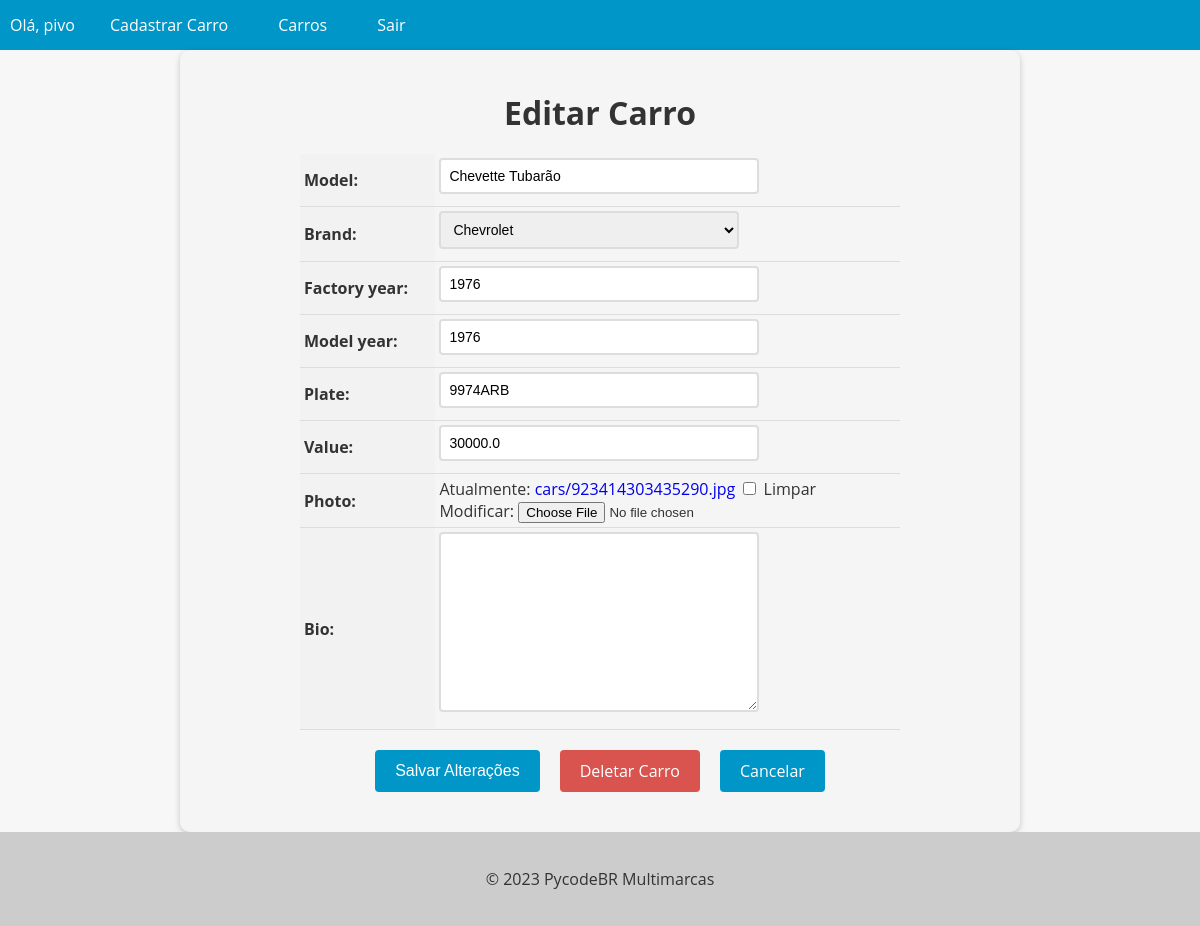
Page /car/2/update/ (signed in) on the earlier database version.
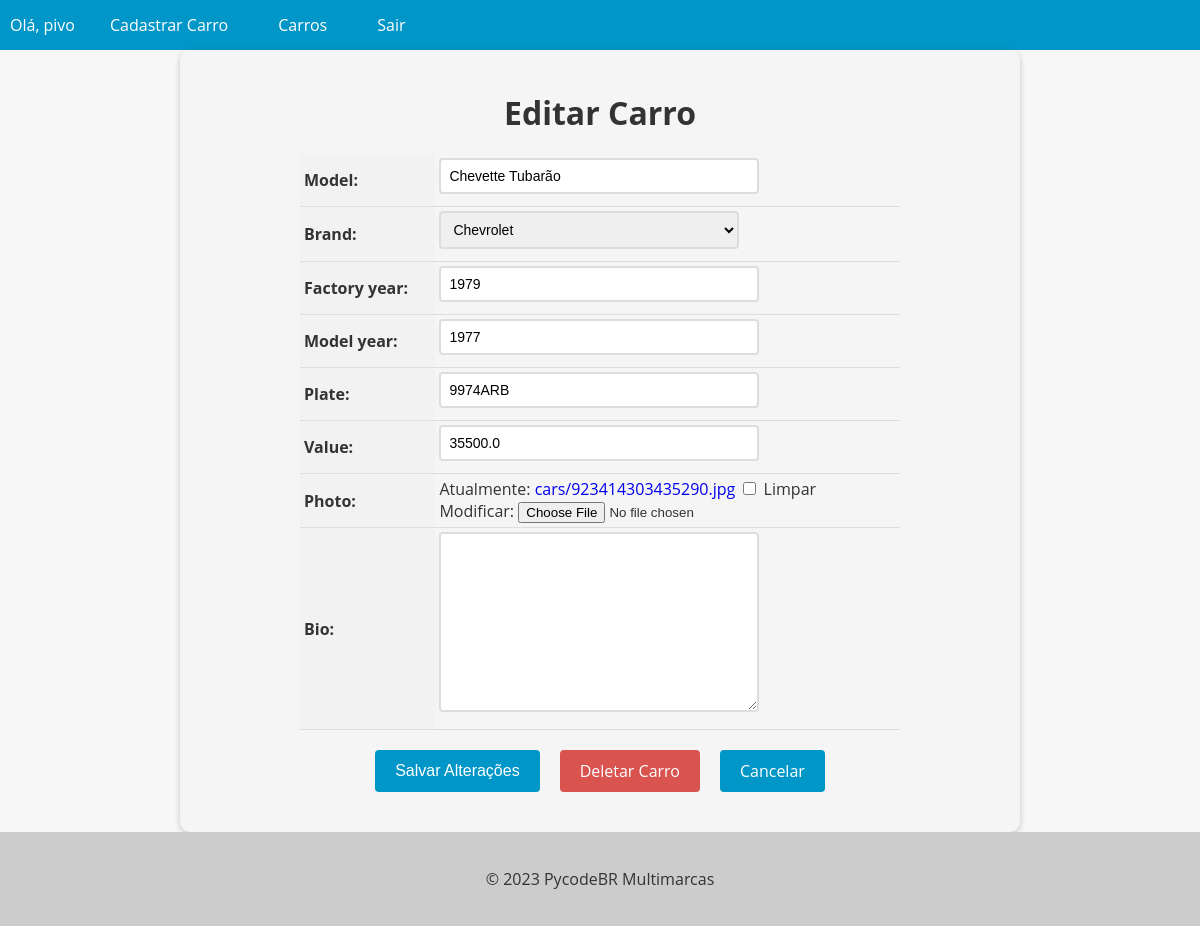
Same page on the later database version.
### cars/models.py (models this page shows, shortened)
class Car(models.Model):
    id = models.AutoField(primary_key=True)
    model = models.CharField(max_length=200)
    brand = models.ForeignKey(Brand, on_delete=models.PROTECT, related_name='car_brand')
    factory_year = models.IntegerField(blank=True, null=True)
    model_year = models.IntegerField(blank=True, null=True)
    plate = models.CharField(max_length=10, null=True, blank=True)
    value = models.FloatField(blank=True, null=True)
    photo = models.ImageField(upload_to='cars/', blank=True, null=True)
    bio = models.TextField(blank=True, null=True)

### cars/views.py (the view, shortened to what this page needs)
# urls.py: path('car/<int:pk>/update/', CarUpdateView.as_view(), name= 'car_update'),
@method_decorator(login_required(login_url='login'), name='dispatch')
class CarUpdateView(UpdateView):
    model = Car
    form_class = CarModelForm
    template_name = 'car_update.html'

### cars/forms.py (shortened to what this page needs)
class CarModelForm(forms.ModelForm):
    class Meta:
        model = Car
        fields = '__all__'

### cars/models.py (called while the page is built)
    def __str__(self):
        return self.name

### cars/templates/car_update.html (shortened to what this page needs)
{% extends "base.html" %}
{% block content %}
  <form method="post" enctype="multipart/form-data">
    <h1>Editar Carro</h1>
    <table>
      {{ form.as_table }}
    </table>
    <div>
      <div class="buttons-container">
        <input type="submit" value="Salvar Alterações" class="btn btn-primary">
        <a href="{% url 'car_delete' pk=object.pk %}" class="btn btn-danger">Deletar Carro</a>
        <a href="{% url 'cars_list' %}" class="btn btn-secondary">Cancelar</a>
      </div>
    </div>
  </form>
{% endblock %}

Differences in the rows shown:
changed Car "Chevette Tubarão": factory_year "1976" → "1979"; model_year "1976" → "1977"; value "30000.0" → "35500.0"
